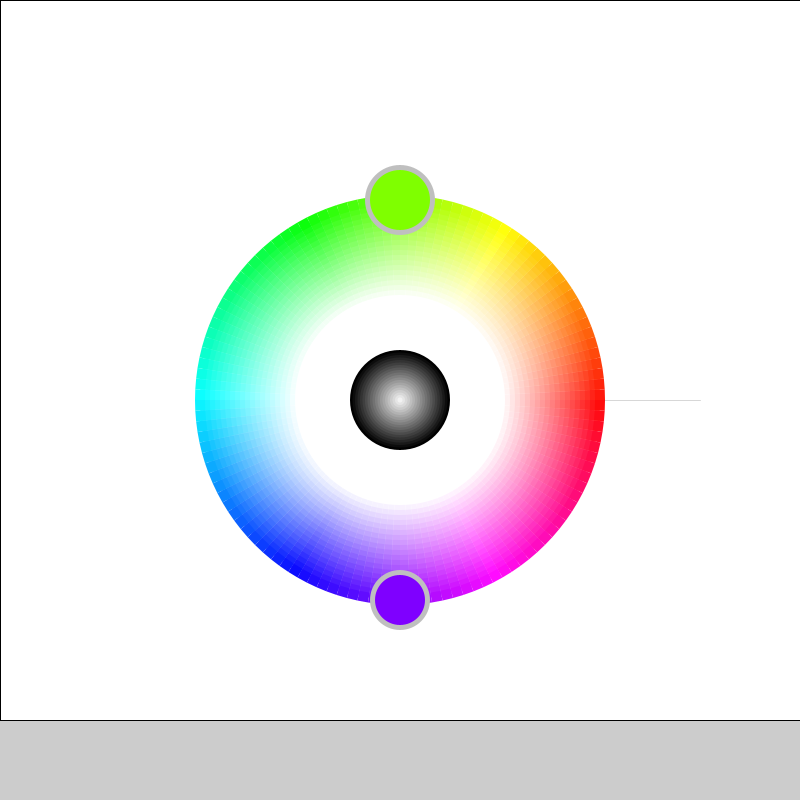
Frame 1 (no input)
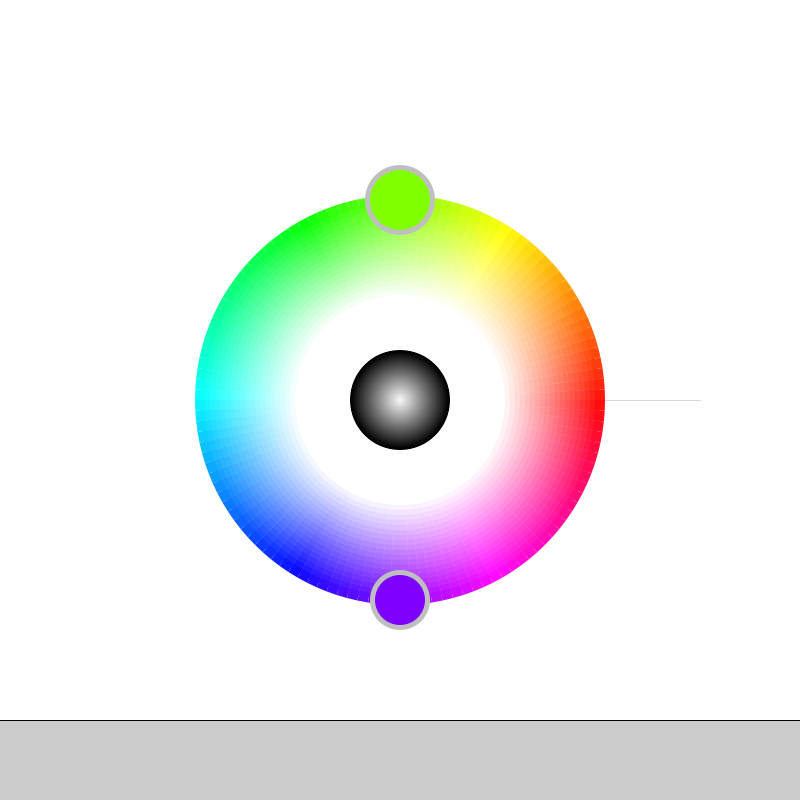
Frame 60 (the mouse pressed at the canvas centre just before this capture)
Frame 120 (the mouse held since frame 60 and released just before this capture): identical to frame 60, image omitted

The Processing sketch that drew these frames (run headless with seeded random() and noise(); from frame 60 on, the mouse is pressed at the canvas centre):

// Processing sketch: color_picker
// ── color_picker.pde
/*
 * Creative Coding
 * Week 4, 01 - an interactive colour wheel picker
 * by Indae Hwang and Jon McCormack
 * Copyright (c) 2014 Monash University
 *
 * This program draws an interactive colour selection wheel
 * Drag the colour circle around the hue wheel to change hue, change the distance
 * from the wheel to control brightness.
 *
 * Another colour circle is displayed showing the colour 180 degrees from the current colour
 * 
 */

// modified radek-novak.com


// colourHandle: the user interface element to changing colours over the wheel
// It has a postion and a size
//
float colorHandleX;
float colorHandleY;
float handleSize = 60;

float comHandX;
float comHandY;
// boolean isLocked
// the state of handle: when the color handle is pressed, 
// color hand is locked–released as the left mouse button is released 
//
boolean isLocked = false;

// Wheel radius: inner and outer
//
float innerR = 100; // inner
float outerR = 200; // outer
float outerR2 = outerR * 1.5; // limit of the handle's "pull" range

// current and complementry colour
float hueValue = 270;
float brightValue = 100;
float complementryHue = 90;
float satValue = 100;

// color showcase
int current = 0;
int MAX_COLORS = 10;
int clsz;

void setup() {

  size(800, 800);
  colorMode(HSB, 360, 100, 100); // use HSB colour mode, H=0->360, S=0->100, B=0->100
  strokeWeight(1);

  //colorHandleX = width/2+300;
  //colorHandleY = height/2;
  colorHandleX = 400;
  colorHandleY = 200;
  comHandX = 400;
  comHandY = 600;
  clsz =  width / MAX_COLORS;


}


void draw() {
  //println(comHandX, comHandY);
  //Since were using HSB colour mode this clears the display window to white
  //         H  S  B
  //background(0, 0, 100);
  fill(0, 0, 100);
  rect(0, 0, width, height - height / MAX_COLORS);

  // draw reference line at the 0/360 hue boundary
  stroke(0, 40);
  line(width/2 + innerR, height/2, width/2 + outerR * 1.5, height/2);

  //draw itten's color wheel - we'll use a QUAD_STRIP for this
  noStroke();
  for (int circ_i = 100; circ_i < 200; circ_i+=5) {

    beginShape(QUAD_STRIP);
    for (int i=0; i<=120; i++) {
      float angle = radians(3*i+90); // 10 x 36 degree steps
      fill(3*i, circ_i-100, brightValue);
      //stroke(3*i, circ_i-100, 100);

      //outside(top)
      vertex(width/2 + (circ_i+10)*sin(angle), height/2 + (circ_i+10)*cos(angle) );
      //inside(down)
      vertex(width/2 + circ_i*sin(angle), height/2 + circ_i*cos(angle) );
    }
    endShape(CLOSE);
  }


  // colour handle Position Update
  colorHandleUpdate();
  complementryHue = calculateCompHue(hueValue);

  //draw dotted line from center to colorhandle
  //dotLine(width/2, height/2, colorHandleX, colorHandleY, 40); 

  // draw brightness pick-wheel
  for (int i = (int) innerR; i > 0; i-=5) {
    //strokeWeight(3);
    //stroke(255/i);
    fill(0,0, innerR-i);
    ellipse(width/2, height/2, i, i);

  }
  // circle around
  noStroke(); 
  fill(0, 0, 75);
  ellipse(colorHandleX, colorHandleY, handleSize+10, handleSize+10);
  // color itself
  fill(complementryHue, satValue, brightValue);
  ellipse(colorHandleX, colorHandleY, handleSize, handleSize );


  //dotline from center to comHand
  //dotLine(width/2, height/2, comHandX, comHandY, 20); 


  //println("hueValue: "+hueValue + " + "+"comhue: "+complementryHue);
  // circle around
  noStroke(); 
  fill(0, 0, 75);
  ellipse(comHandX, comHandY, handleSize, handleSize);
  // color itself
  fill( hueValue, satValue, brightValue );
  ellipse(comHandX, comHandY, handleSize - 10, handleSize - 10);

  if (mousePressed && isWithinCircle(width/2, height/2, innerR )) {
    //println(dist(width/2, height/2, mouseX, mouseY));
    brightValue = 100 - dist(width/2, height/2, mouseX, mouseY);
  }
  // brightness picker
  stroke(0, 80, 100-brightValue);
  noFill();
  ellipse(width/2, height/2, 100 - brightValue, 100 - brightValue);

  noStroke();
}

/*
 * calculateCompHue
 *
 * Calculates the complimentary hue from the hue supplied
 */
float calculateCompHue(float hueValue) {

  // Calculate complimentary color with hueValue
  // The complimentary colour should be 180 degrees opposite the selected colour
  if (hueValue >= 180 && hueValue < 360) {
    return hueValue-180;
  }
  else 
    return hueValue+180;
}


/*
 * colorHandleUpdate
 *
 * Updates the position and orientation of the colour handle based on
 * mouse position when left mouse button is pressed.
 */
void colorHandleUpdate() {

  // isLocked will be true if we pressed the mouse down while over the handle
  if (isLocked) {

    // calculate angle of handle based on mouse position
    // atan2 value is in the range from pi to -pi
    float angle = atan2(mouseY-height/2, mouseX-width/2  );
    float distance = dist(mouseX, mouseY, width/2, height/2);
    float radius = constrain(distance, innerR, outerR); 
    colorHandleX = width/2  + radius * cos(angle);
    colorHandleY = height/2 + radius * sin(angle);

    hueValue = map (degrees(angle), -180, 180, 360, 0);

    // map distance from outer edge of the wheel to brightness
    //brightValue = map(radius, innerR, outerR, 0, 100);
    satValue = map(radius, innerR, outerR, 0, 100);

  //complementry color for colorHandle (comHand)
  float angleComHand = map( atan2(colorHandleX-width/2, colorHandleY-height/2), -PI, PI, TWO_PI, 0) + HALF_PI;
  float radiusComeHand = constrain(distance, innerR, outerR);;
  comHandX = width/2  + radiusComeHand * cos(angleComHand);
  comHandY = height/2 + radiusComeHand * sin(angleComHand);
  }
}


/*
 * isWithinCircle
 * boolean function that returns true if the mouse is within the circle with centre (x,y) radius r
 */
boolean isWithinCircle(float x, float y, float r) {
  float dist = dist(mouseX, mouseY, x, y);
  return (dist <= r);
}

/*
 * dotLine
 * draw a dotted line from (x1,y1) to (x2,y2)
 */
void dotLine(float x1, float y1, float x2, float y2, int dotDetail) {

  for (int i=0; i<=dotDetail; i++) {
    float dotDetailFloat = (float) dotDetail;
    float dotX = lerp(x1, x2, i/dotDetailFloat);
    float dotY = lerp(y1, y2, i/dotDetailFloat);
    strokeWeight(2);
    stroke(0, 0, 40, 10);
    point(dotX, dotY);
  }
}

/*
 * mousePressed
 * When mouse button is first pressed, check if the user has pressed over the colour handle
 * If so, set isLocked to true to lock manipulation of the handle
 *
 */
void mousePressed() {
  if (isWithinCircle(colorHandleX, colorHandleY, handleSize)) {
    isLocked = true;
  } /*else if (isWithinCircle(width/2, height/2, innerR - handleSize/2 - 10  )) {
    //println(dist(width/2, height/2, mouseX, mouseY));
    brightValue = 100 / dist(width/2, height/2, mouseX, mouseY) + 10;
  }*/
}

/*
 * mouseReleased
 * Unlock control of the handle
 *
 */
void mouseReleased() {
  isLocked = false;
  if (isWithinCircle(colorHandleX, colorHandleY, handleSize)) {
    saveColor();
  }
}

// save color
void saveColor() {
  fill(complementryHue, satValue, brightValue);
  rect(clsz * current, height - clsz, clsz, clsz);

  fill(hueValue, satValue, brightValue);
  rect(clsz * current + clsz / 4, height - clsz + clsz / 4, clsz/2, clsz/2);
  
//println(clsz * current, height - clsz, clsz * current + clsz, height);
  current = ++current >= MAX_COLORS ? 0 : current++;

}
